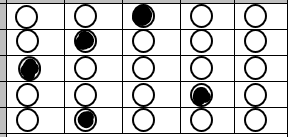
#> input picture example_contours.png, 293 x 137 px, found by its file name
$ python bubble_grader.py
#> lines starting #> are read from the running program, lines starting #| are printed output that depends on the picture; after the words box and inside, x2 and y2 are one past the last pixel; in counts of white or black regions, pixels touching at a corner belong together
from imutils.perspective import four_point_transform
from imutils import contours
import numpy as np
import argparse
import imutils
import cv2

# construct the argument parse and parse the arguments
parser = argparse.ArgumentParser()
parser.add_argument("-i", "--image", required=False, help='Student test', default=r"C:\Users\pcteste1\Documents\Gitkraken\Computer_Vision_Experiments\example_contours.png")

args = vars(parser.parse_args())

# answers
ANSWER_KEY = {0: 2, 1: 1, 2: 1, 3: 3, 4: 0}

image = cv2.imread(args["image"])
#> image is the input picture: shape (137, 293, 3); min 0, max 255, mean 207.4
gray = cv2.cvtColor(image, cv2.COLOR_BGR2GRAY)
blurred = cv2.GaussianBlur(gray, (5,5), 0)
edge =  cv2.Canny(blurred, 75, 200)
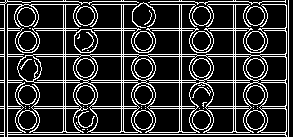
#> edge: shape (137, 293); 19.5% white in thin lines or dots

cts = cv2.findContours(edge.copy(), cv2.RETR_EXTERNAL, cv2.CHAIN_APPROX_SIMPLE)
#> cts = 12 contours, 3 with area under 20; largest, box (x1, y1, x2, y2) and area: (7, 4, 287, 137) 28787, (246, 31, 265, 51) 274, (192, 31, 211, 51) 274, (134, 31, 153, 51) 274, (246, 6, 265, 26) 272
cts = imutils.grab_contours(cts)
docCnt = None

if len(cts) > 0:
    cts = sorted(cts, key=cv2.contourArea, reverse=True)[:5]
#> cts = 5 contours; box (x1, y1, x2, y2) and area: (7, 4, 287, 137) 28787, (246, 31, 265, 51) 274, (192, 31, 211, 51) 274, (134, 31, 153, 51) 274, (246, 6, 265, 26) 272

    for c in cts:
        peri = cv2.arcLength(c, True)
        approx = cv2.approxPolyDP(c, 0.05 * peri, True)

        # if our approximated contour has four points,
		# then we can assume we have found the paper
        if len(approx) == 4:
            docCnt = approx
            break
#> this loop made 1 pass
#> (peri, docCnt) on pass 1: (2170.9, [[7, 4], [7, 136], [286, 136], [285, 4]])

# apply a four point perspective transform to both the
# original image and grayscale image to obtain a top-down
# birds eye view of the paper
paper = four_point_transform(image, docCnt.reshape(4, 2))
warped = four_point_transform(gray, docCnt.reshape(4, 2))

blurred = cv2.GaussianBlur(warped, (5,5), 0)
#> blurred: shape (132, 279)
edges = cv2.Canny(blurred, 50, 150, apertureSize=3)
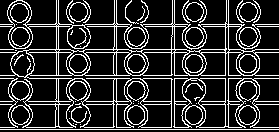
#> edges: shape (132, 279); 18.2% white in thin lines or dots

# remove rows and column delimiting lines
lines = cv2.HoughLinesP(edges, rho=1, theta=np.pi/180, threshold=100, minLineLength=100, maxLineGap=10)
#> lines = 13 rows, first 6: [0, 129, 278, 129], [29, 78, 278, 78], [0, 101, 278, 101], [0, 75, 278, 75], [0, 127, 278, 127], [143, 49, 278, 49]
img = warped.copy()
if lines is not None:
    for i in range(0, len(lines)):
        l = lines[i][0]
        cv2.line(img, (l[0], l[1]), (l[2], l[3]), (255,255,255), 2)
#> this loop made 13 passes
#> l on passes 1 to 12: [0, 129, 278, 129], [29, 78, 278, 78], [0, 101, 278, 101], [0, 75, 278, 75], [0, 127, 278, 127], [143, 49, 278, 49], [0, 24, 278, 24], [0, 104, 278, 104], [0, 52, 278, 52], [228, 126, 228, 0], [58, 126, 58, 0], [116, 126, 116, 0]
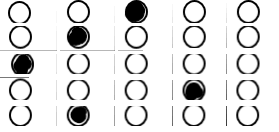
#> img: shape (132, 279); min 0, max 255, mean 225.9

cv2.imshow('Img', img)
cv2.waitKey(0)
cv2.destroyAllWindows()

# apply Otsu's thresholding method to binarize the warped
# piece of paper
thresh = cv2.threshold(img, 0, 255, cv2.THRESH_BINARY_INV | cv2.THRESH_OTSU)[1]
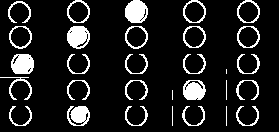
#> thresh: shape (132, 279); 12.1% white; 30 white regions (2 under 20 px)

# find contours in the thresholded image, then initialize
# the list of contours that correspond to questions
cnts = cv2.findContours(thresh.copy(), cv2.RETR_EXTERNAL, cv2.CHAIN_APPROX_SIMPLE)
#> cnts = 30 contours, 5 with area under 20; largest, box (x1, y1, x2, y2) and area: (125, 0, 148, 23) 395, (237, 0, 260, 23) 394, (183, 0, 206, 23) 394, (67, 0, 90, 23) 394, (125, 26, 148, 49) 392
cnts = imutils.grab_contours(cnts)
questionCnts = []

# loop over the contours
for c in cnts:
	# compute the bounding box of the contour, then use the
	# bounding box to derive the aspect ratio
	(x, y, w, h) = cv2.boundingRect(c)
	# in order to label the contour as a question, region
	# should be sufficiently wide, sufficiently tall, and
	# have an aspect ratio approximately equal to 1
	if w >= 20 and h >= 20:
		questionCnts.append(c)
#> this loop made 30 passes
#> (x, y, w, h) on passes 1, 3, 5, 6, 7, 9, 11, 12, 13, 14, 16, 17: (236, 106, 23, 20), (182, 106, 23, 20), (125, 106, 23, 20), (67, 106, 23, 20), (9, 106, 23, 20), (236, 80, 23, 20), (183, 80, 23, 20), (125, 80, 23, 20), (67, 80, 23, 20), (0, 77, 32, 23), (237, 54, 23, 20), (183, 54, 23, 20)
#> (c, x, y, w, h) on passes 2, 4, 8, 10, 15: ([[226, 106], [226, 125]], 226, 106, 1, 20), ([[172, 106], [172, 125]], 172, 106, 1, 20), ([[172, 90], [172, 99]], 172, 90, 1, 10), ([[226, 80], [226, 99]], 226, 80, 1, 20), ([[226, 69], [226, 73]], 226, 69, 1, 5)
#> after the loop, questionCnts = 25 contours; largest, box (x1, y1, x2, y2) and area: (125, 0, 148, 23) 395, (237, 0, 260, 23) 394, (183, 0, 206, 23) 394, (67, 0, 90, 23) 394, (125, 26, 148, 49) 392

print(len(questionCnts))
#| 25
questionCnts = contours.sort_contours(questionCnts, method="top-to-bottom")[0]
correct = 0
# each question has 5 possible answers, to loop over the
# question in batches of 5
for (q, i) in enumerate(np.arange(0, len(questionCnts), 5)):
	# sort the contours for the current question from
	# left to right, then initialize the index of the
	# bubbled answer
	cnts = contours.sort_contours(questionCnts[i:i + 5])[0]
	bubbled = None

    # loop over the sorted contours
	for (j, c) in enumerate(cnts):
		# construct a mask that reveals only the current
		# "bubble" for the question
		mask = np.zeros(thresh.shape, dtype="uint8")
		cv2.drawContours(mask, [c], -1, 255, -1)
		# apply the mask to the thresholded image, then
		# count the number of non-zero pixels in the
		# bubble area
		mask = cv2.bitwise_and(thresh, thresh, mask=mask)
		total = cv2.countNonZero(mask)
		# if the current total has a larger number of total
		# non-zero pixels, then we are examining the currently
		# bubbled-in answer
		if bubbled is None or total > bubbled[0]:
			bubbled = (total, j)

        # initialize the contour color and the index of the
	# *correct* answer
	color = (0, 0, 255)
	k = ANSWER_KEY[q]
	# check to see if the bubbled answer is correct
	if k == bubbled[1]:
		color = (0, 255, 0)
		correct += 1
	# draw the outline of the correct answer on the test
	cv2.drawContours(paper, [cnts[k]], -1, color, 3)
#> this loop made 5 passes
#> (i, color, k) on passes 1 to 5: (0, (0, 255, 0), 2), (5, (0, 255, 0), 1), (10, (0, 0, 255), 1), (15, (0, 255, 0), 3), (20, (0, 0, 255), 0)
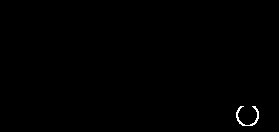
#> mask: shape (132, 279); 0.31% white in thin lines or dots, all inside (x1, y1, x2, y2) = (236, 106, 259, 126)
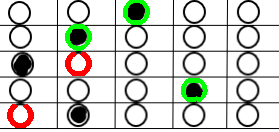
#> paper: shape (132, 279, 3); mean B, G, R 204.6, 211.1, 209.1
#> after the loop, correct = 3

# grab the test taker
score = (correct / 5.0) * 100
#> score = 60
print("[INFO] score: {:.2f}%".format(score))
#| [INFO] score: 60.00%
cv2.putText(paper, "{:.2f}%".format(score), (10, 30), cv2.FONT_HERSHEY_SIMPLEX, 0.9, (0, 0, 255), 2)
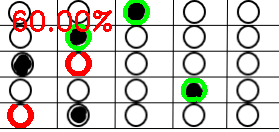
#> paper: shape (132, 279, 3); 2.35% of pixels changed, all inside (x1, y1, x2, y2) = (13, 10, 112, 32)
cv2.imshow("Original", image)
cv2.imshow("Exam", paper)
cv2.waitKey(0)
